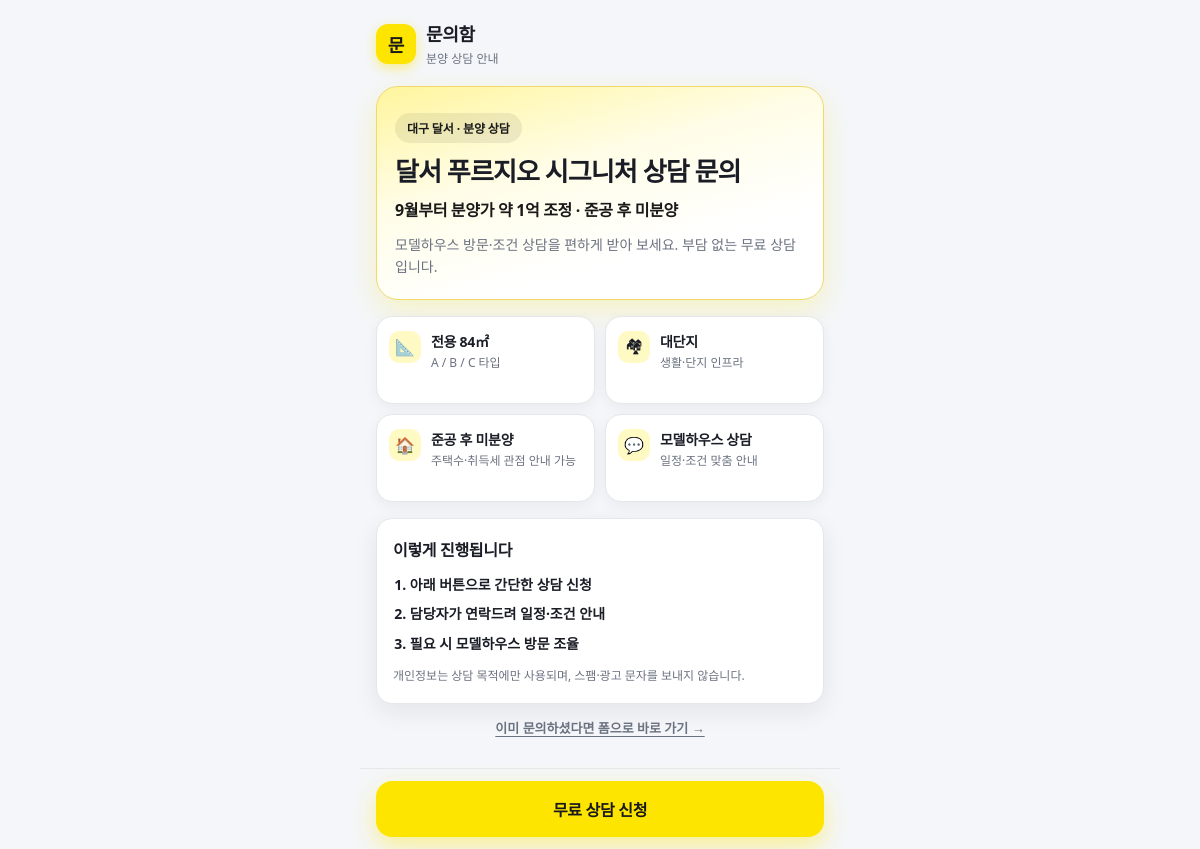
/l/dalseo-prugio, run on the app's committed database.
### tables this page shows
CREATE TABLE landing_pages (
            slug TEXT PRIMARY KEY,
            hero_title TEXT NOT NULL DEFAULT '',
            hero_subtitle TEXT NOT NULL DEFAULT '',
            hero_cta TEXT NOT NULL DEFAULT '',
            hero_eyebrow TEXT NOT NULL DEFAULT '',
            hero_lead TEXT NOT NULL DEFAULT '',
            highlights_json TEXT NOT NULL DEFAULT '[]',
            price_range TEXT NOT NULL DEFAULT '',
            price_note TEXT NOT NULL DEFAULT '',
            disclaimer TEXT NOT NULL DEFAULT '',
            fact_location TEXT NOT NULL DEFAULT '',
            fact_location_detail TEXT NOT NULL DEFAULT '',
            fact_scale TEXT NOT NULL DEFAULT '',
            fact_scale_detail TEXT NOT NULL DEFAULT '',
            fact_unit TEXT NOT NULL DEFAULT '',
            fact_unit_detail TEXT NOT NULL DEFAULT '',
            fact_move_in TEXT NOT NULL DEFAULT '',
            fact_move_in_detail TEXT NOT NULL DEFAULT '',
            hero_image TEXT NOT NULL DEFAULT '',
            gallery_json TEXT NOT NULL DEFAULT '[]',
            updated_at TEXT NOT NULL DEFAULT (datetime('now','localtime'))
        );

### app/main.py (the view)
@app.get("/l/{slug}", response_class=HTMLResponse)
async def landing_by_slug(request: Request, slug: str):
    return render_landing(request, slug)

### templates/landing.html (shortened to what this page needs)
{% extends "base.html" %}
{% set L = landing or {} %}
{% set hls = L.highlights if L.highlights is defined else [] %}
{% block body %}
  <div class="landing">
    <div class="brand">
      <div class="brand-mark">문</div>
      <div class="brand-text">
        <strong>문의함</strong>
        <span>분양 상담 안내</span>
      </div>
    </div>
    <section class="landing-hero">
      <p class="landing-badge">{{ L.hero_eyebrow or '대구 달서 · 분양 상담' }}</p>
      <h1>{{ L.hero_title or form.title }}</h1>
      <p class="landing-hook">{{ L.hero_subtitle or '9월부터 분양가 약 1억 조정 · 준공 후 미분양' }}</p>
      <p class="landing-sub">{{ L.hero_lead or '모델하우스 방문·조건 상담을 편하게 받아 보세요. 부담 없는 무료 상담입니다.' }}</p>
    </section>
    <section class="landing-points" aria-label="핵심 안내">
      {% set defaults = [
        {'title':'전용 84㎡','body':'A / B / C 타입','icon':'📐'},
        {'title':'대단지','body':'생활·단지 인프라','icon':'🏘'},
        {'title':'준공 후 미분양','body':'주택수·취득세 관점 안내 가능','icon':'🏠'},
        {'title':'모델하우스 상담','body':'일정·조건 맞춤 안내','icon':'💬'}
      ] %}
      {% set icons = ['📐','🏘','🏠','💬'] %}
      {% for i in range(4) %}
      {% set h = hls[i] if hls|length > i else defaults[i] %}
      {% set title = h.title if h.title else defaults[i].title %}
      {% set body = h.body if h.body else defaults[i].body %}
      <div class="benefit-card">
        <span class="benefit-icon" aria-hidden="true">{{ icons[i] }}</span>
        <div>
          <strong>{{ title }}</strong>
          <span>{{ body }}</span>
        </div>
      </div>
      {% endfor %}
    </section>
    <section class="landing-trust card">
      <h2>이렇게 진행됩니다</h2>
      <ol class="trust-steps">
        <li>아래 버튼으로 간단한 상담 신청</li>
        <li>담당자가 연락드려 일정·조건 안내</li>
        <li>필요 시 모델하우스 방문 조율</li>
      </ol>
      <p class="trust-note">{{ L.disclaimer or '개인정보는 상담 목적에만 사용되며, 스팸·광고 문자를 보내지 않습니다.' }}</p>
    </section>
    <p class="landing-secondary">
      <a href="/f/{{ form.slug }}">이미 문의하셨다면 폼으로 바로 가기 →</a>
    </p>
    <div class="landing-cta-spacer" aria-hidden="true"></div>
    <div class="landing-cta-bar">
      <a class="btn btn-primary" href="/f/{{ form.slug }}">{{ L.hero_cta or '무료 상담 신청' }}</a>
    </div>
  </div>
{% endblock %}

### static/style.css (style rules this page uses)
:root { --bg: #f4f6f9; --card: #ffffff; --ink: #1a1d26; --muted: #6b7280; --line: #e5e7eb; --primary: #fee500; --primary-ink: #191919; --accent: #3182f6; --accent-soft: #e8f1ff; --danger: #e11d48; --success: #16a34a; --success-soft: #dcfce7; --radius: 16px; --shadow: 0 8px 24px rgba(26, 29, 38, 0.08); --tap: 52px; --safe-bottom: env(safe-area-inset-bottom, 0px); font-family: "Pretendard", "Apple SD Gothic Neo", "Noto Sans KR", system-ui, sans-serif; }
* { box-sizing: border-box; }
html, body { margin: 0; padding: 0; background: var(--bg); color: var(--ink); -webkit-tap-highlight-color: transparent; -webkit-text-size-adjust: 100%; }
a { color: inherit; text-decoration: none; }
.brand { display: flex; align-items: center; gap: 10px; margin-bottom: 18px; }
.brand-mark { width: 40px; height: 40px; border-radius: 12px; background: var(--primary); display: grid; place-items: center; font-weight: 800; font-size: 18px; color: var(--primary-ink); box-shadow: 0 4px 12px rgba(254, 229, 0, 0.45); }
.brand-text strong { display: block; font-size: 18px; letter-spacing: -0.02em; }
.brand-text span { font-size: 12px; color: var(--muted); }
.card { background: var(--card); border: 1px solid var(--line); border-radius: var(--radius); padding: 18px 16px; box-shadow: var(--shadow); }
.btn { display: inline-flex; align-items: center; justify-content: center; gap: 8px; width: 100%; min-height: 56px; padding: 14px 18px; border: none; border-radius: 16px; font-size: 16px; font-weight: 800; cursor: pointer; letter-spacing: -0.02em; }
.btn-primary { background: var(--primary); color: var(--primary-ink); box-shadow: 0 8px 20px rgba(254, 229, 0, 0.35); }
.landing { padding-bottom: 8px; }
.landing-hero { background: linear-gradient(165deg, #fff59d 0%, #fffde7 38%, #ffffff 72%); border: 1px solid #f0d96a; border-radius: 22px; padding: 26px 18px 22px; margin-bottom: 16px; box-shadow: 0 10px 28px rgba(254, 229, 0, 0.22); }
.landing-badge { display: inline-flex; align-items: center; margin: 0 0 12px; padding: 6px 12px; border-radius: 999px; background: rgba(25, 25, 25, 0.08); color: var(--primary-ink); font-size: 12px; font-weight: 800; letter-spacing: -0.01em; }
.landing-hero h1 { margin: 0 0 10px; font-size: 26px; line-height: 1.3; letter-spacing: -0.035em; }
.landing-hook { margin: 0 0 12px; font-size: 16px; font-weight: 800; line-height: 1.45; letter-spacing: -0.02em; color: var(--primary-ink); }
.landing-sub { margin: 0; color: var(--muted); font-size: 14px; line-height: 1.55; }
.landing-points { display: grid; grid-template-columns: 1fr 1fr; gap: 10px; margin-bottom: 16px; }
.benefit-card { display: flex; align-items: flex-start; gap: 10px; padding: 14px 12px; background: var(--card); border: 1px solid var(--line); border-radius: 16px; box-shadow: 0 4px 14px rgba(26, 29, 38, 0.05); min-height: 88px; }
.benefit-icon { flex: 0 0 auto; width: 32px; height: 32px; display: grid; place-items: center; border-radius: 10px; background: #fff9c4; font-size: 16px; }
.benefit-card strong { display: block; font-size: 14px; letter-spacing: -0.02em; margin-bottom: 4px; }
.benefit-card span:not(.benefit-icon) { display: block; font-size: 12px; color: var(--muted); line-height: 1.4; font-weight: 500; }
.landing-trust { margin-bottom: 14px; }
.landing-trust h2 { margin: 0 0 12px; font-size: 16px; letter-spacing: -0.02em; }
.trust-steps { margin: 0 0 12px; padding-left: 1.2em; color: var(--ink); font-size: 14px; line-height: 1.65; font-weight: 600; }
.trust-steps li { margin-bottom: 6px; }
.trust-note { margin: 0; font-size: 12px; color: var(--muted); line-height: 1.5; }
.landing-secondary { text-align: center; margin: 4px 0 0; font-size: 13px; }
.landing-secondary a { color: var(--muted); text-decoration: underline; text-underline-offset: 3px; font-weight: 600; }
.landing-cta-spacer { height: calc(76px + var(--safe-bottom)); }
.landing-cta-bar { position: fixed; left: 50%; transform: translateX(-50%); bottom: 0; width: 100%; max-width: 480px; padding: 12px 16px calc(12px + var(--safe-bottom)); background: rgba(244, 246, 249, 0.94); backdrop-filter: blur(12px); border-top: 1px solid var(--line); z-index: 40; box-sizing: border-box; }
.landing-cta-bar .btn { box-shadow: 0 10px 24px rgba(254, 229, 0, 0.4); }

### data on the page
landing_pages: hero_eyebrow "대구 달서 · 분양 상담", hero_title "달서 푸르지오 시그니처 상담 문의", hero_subtitle "9월부터 분양가 약 1억 조정 · 준공 후 미분양", hero_lead "모델하우스 방문·조건 상담을 편하게 받아 보세요. 부담 없는 무료 상담입니다.", icons "📐", fact_unit "전용 84㎡", fact_unit_detail "A / B / C 타입", icons "🏘", fact_scale "대단지", body "생활·단지 인프라", icons "🏠", fact_move_in "준공 후 미분양", body "주택수·취득세 관점 안내 가능", disclaimer "개인정보는 상담 목적에만 사용되며, 스팸·광고 문자를 보내지 않습니다.", hero_cta "무료 상담 신청"

### other printed values
{{ icons[i] }} "💬"
{{ title }} "모델하우스 상담"
{{ body }} "일정·조건 맞춤 안내"
